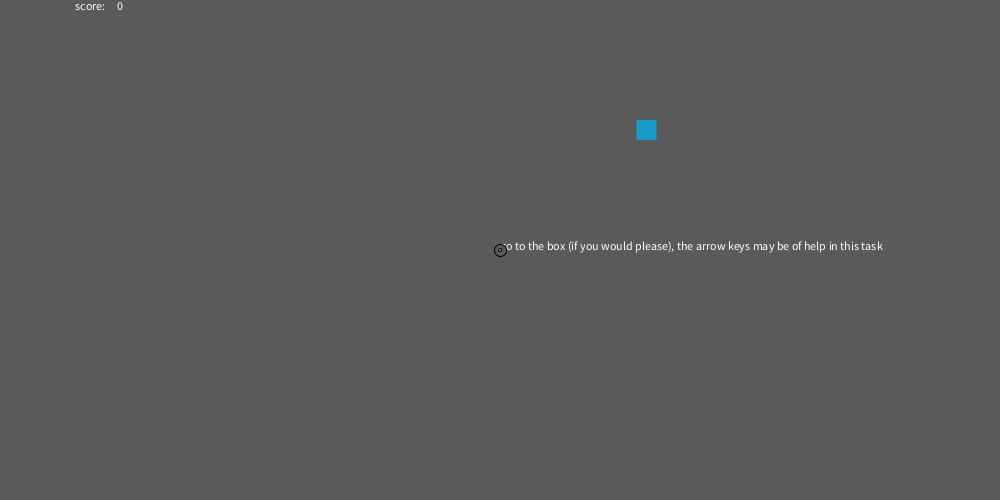
Frame 1 (no input)
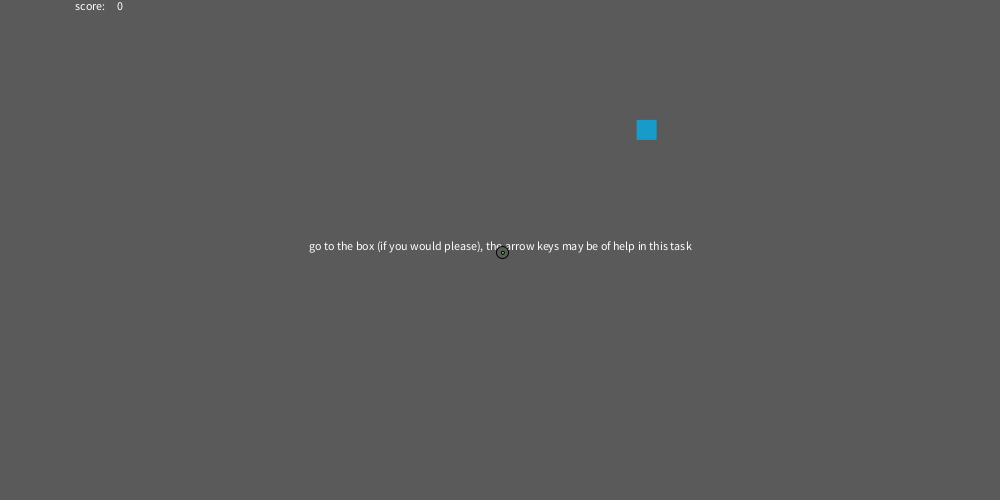
Frame 60 (the mouse pressed at the canvas centre just before this capture)
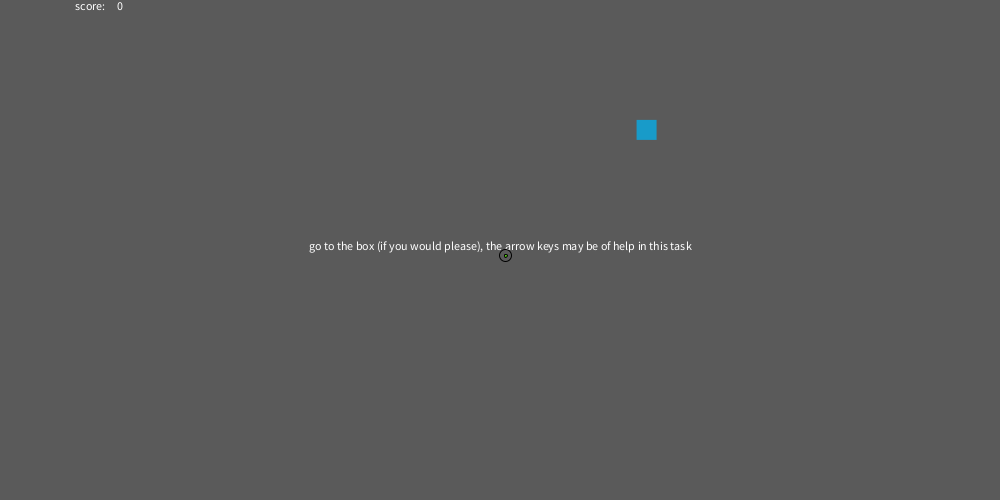
Frame 120 (the mouse held since frame 60 and released just before this capture)

The Processing sketch that drew these frames (run headless with seeded random() and noise(); from frame 60 on, the mouse is pressed at the canvas centre):

// Processing sketch: processing_94707
// ── processing_94707.pde



Evil[] eballs; //creat a new array of objects with eballs contained inside of it, defining the enemy class
Good gballs;// create a new class called good to define the interactive moving, "good", ball
Thing boxe; //create a new class called Thing with boxe contained within it, defining the "portal" to the next level

float xlocg; //create a global x-location variable for the 'gballs' to increase ease of access to the variable
float ylocg; //create a global y-location variable for the 'gballs' to increase ease of access to the variable

int thatthing;//defines the "level" and the score of the player

boolean gameover; //this boolean defines if the game is over or not
boolean gamefinish;

String a1; //these strings define the line of text that are displayed in the first 3 levels of the game (a1:level 1, b1:level 2,c1:level 3)
String b1; 
String c1; 











void setup() {
  a1= "go to the box (if you would please), the arrow keys may be of help in this task"; // these strings give a general gyst of the game to the player, the goals and the feel of the game
  b1= "thank you";
  c1= "that was very gracious of you";
  
  
  
eballs = new Evil[100];  //initialize the array to have exactly 100 objects
gballs = new Good(); //initialize the object type gballs, passing no variables into the class
boxe = new Thing();// initialize the object type thing, passing no variables into the class
  size(1000,500);// give a landscape type view to the game
  
 for(int i=0; i<100; i++) {
   eballs[i] = new Evil(random(0,width), random(0,height),random(80,100));//pass three variables into each object of this array (the random x and y locations and the random speed)
 }
 
 ylocg = height/2; //this x and y coordinates places the g-ball at the center of the screen
 xlocg= width/2;

thatthing=0;//initialize the levels to start at the first level
rectMode(CENTER);//the only rectangle in the program is centered
gamefinish=false; //these two booleans make it such that the game is neither finished nor over at the initiation of the game
gameover=false;
}
























void draw()
{

  background(90);//gray background
if(thatthing==100) { //after the 99th level the game will end, beginning the void gamefinish
 gamefinish();

 }
 
  if(gameover==false && gamefinish==false) { //this means that the game runs if the boolean values of game over and game finish are not true
  
  
     if(thatthing==0) { // these three if statements define that during the firs,second, and third levels text is displayed behind all else on the screen (other than the background) in the center of the screen 
    text(a1,width/2,height/2);
  }
    if(thatthing==1) {
    text(b1,width/2,height/2);
  }
    if(thatthing==2) {
    text(c1,width/2,height/2);
  }
 gballs.display();//display the object that defines the gball
 gballs.go(); //move the refferance point for the displayed object as defined by the void go program


   
  for(int k=0;k<thatthing; k++) {//this allows for modification of the array values of the objects 1-thathing
    eballs[k].display();//display the objects for the eballs
   

    
     eballs[k].flow(); //cause the eballs to move
     
     if(dist(eballs[k].xloc,eballs[k].yloc,xlocg,ylocg)<=eballs[k].siiz/2+5) {// if the the radii of gballs and eballs intersect then the game is over, run void gameover
 
  gameover();
     }
 
  
  

  }
    if(abs(xlocg-boxe.rand1)<=15 && abs(ylocg-boxe.rand2)<=15) { //if the box(e) intersects with the gball then pass into the next level
nexts();
}   
 
 
boxe.show();// show the box as in its true boxlike form
 
  

textAlign(CENTER);// allows ease of text modification

text(thatthing,120,10);//show the score and the actual words "score"
text("score:",90,10);
} else if(gameover==true){ //if gameover=true then run gameover (this might be more logical with a more complex gameover sequence)
  gameover();
}


 }


























class Evil{

float xloc;//define the x location of every object

float yloc;//defines the y location of every object

float v; //define the division factor of the velocity
float d;// the distance on the x axis between the object and the g-ball
float g;// the distance on the y axis between the object and the g-ball

float vstuff;//a variable to give a more natural flow of motion
float vconst;//a variable to sustain the original value of the velocity
float divide;//the distance between the g-balls and the eball in question
float siiz;//defines a random size of the e ball

  Evil(float xloc1, float yloc1, float v1) {// bring down the random variable from the setup
    xloc=xloc1;
    yloc=yloc1;
    v=v1;// this will be modified while the one bellow will allow the v to come back to its original value
    vconst=v1;

    siiz= random(5,30);
    
  }
  
void display() {
fill(90);//gray orb
ellipse(xloc,yloc,siiz,siiz);// siiz is the diameter of the circle
fill(#EA0707);// this makes the center red
ellipse(xloc,yloc,3,3);
fill(255);
}
   
   
   
   
   void flow() {
     divide=dist(xloc,yloc,xlocg,ylocg);// define divide
   vstuff=random(-1,1);// vstuff will add or subtract or add to v allowing the object to speed up or slow down
     d=xlocg-xloc;
     xloc=xloc+d/(divide*v*.01);//this is the x movement of the eball
     
     g=ylocg-yloc;
     yloc=yloc+g/(v*.01*divide);//this is the y movement of the eball
   
   v=v+vstuff;// this is the modification of the v value
   if(abs(v-vconst)>=30) {// this snapps the value back the original value if it strays to much
     v=vconst;
   }
   }
   
   
   
   void reset() {//reset the x and y locations of the eball as well as the speed
     yloc=random(0,height);
     xloc=random(0,width);
     vconst= random(80,100);
   }

}


























class Good { //this is the interactive character
  float vx;// this is the x velocity
 
  float vy;//this is the y velocity
  
  Good() {
    vx=0;
    vy=0;
    
  }
  
  void display() {
    fill(90); // gray circle
    ellipse(xlocg, ylocg, 12,12);
    fill(#55D10F);//internal green circle
    ellipse(xlocg,ylocg,3,3);

    fill(255);//return all other fills to white
  }
  
  
  void go() {// the movement of the g ball
    
  
    xlocg= xlocg+vx;// this movement, adding a velocity rather than one value, makes the object accelerate, both the x and y motion are defined in this fasshion
  if(keyCode == RIGHT && keyPressed== true) {
    vx= vx+.1;
  }
  else if(vx>0) {
    vx=vx-.05;
  }
  
    if(keyCode == LEFT && keyPressed== true) {
    vx= vx-.1;
  }
  else if(vx<=0) {
    vx=vx+.05;
    
   
  }
   if(abs(xlocg-(width/2))>=(width/2)) {
      vx= vx*-1;
      xlocg=width/2+(abs(xlocg-width/2)/(xlocg-width/2))*width/2;
    }
     if(abs(ylocg-(height/2))>=(height/2)) {
      vy= vy*-1;
      ylocg=height/2+(abs(ylocg-height/2)/(ylocg-height/2))*height/2;
    }
    
     ylocg= ylocg+vy;//this is the same type of movement as the x motion
  if(keyCode == DOWN && keyPressed== true) {
    vy= vy+.1;
  }
  else if(vy>0) {
    vy=vy-.05;
  }
  
    if(keyCode == UP && keyPressed== true) {
    vy= vy-.1;
  }
  else if(vy<=0) {
    vy=vy+.05;
  } 
  

    
}
    

}
















class Thing {//this is the box
  float rand1;//these define both the x and y locations of the boxes
  float rand2;
  
  Thing() {
      rand1=random(0,width);//the box starts at a random locaiton   
    rand2=random(0,height);
    
    
  }
  
  void show() {
    fill(#189BC9);//show a blue box
    noStroke();
    rect(rand1,rand2,20,20);
    fill(255);
    stroke(0);
  }
  
  void breset() {//when the box is reset move the x and y locations are randomly generated again
    rectMode(CENTER);
    rand1=random(0,width);
    rand2=random(0,height);
}
}





















void nexts() { // this brings one to the next level
  thatthing=thatthing + 1;// the score and the level number change by 1
   ylocg = height/2;//the g-ball is brought back to center
   xlocg= width/2;
   boxe.breset(); // reset the boxes location
   for(int that=0;that<thatthing;that++) {//reset the location of all eballs
     eballs[that].reset();
   }
}



void gamefinish() {//this defines the end of the game

  gamefinish=true;//the game is true to be finished
  text("good job (i'm happy for you)", width/2, height/2);//text a complement to the winner
}


void gameover() {//this defines the game is over
  gameover=true; // the game is mayed to bge over
  text("game over (i'm so very sorry) ", width/2, height/2);//display text in the screen center
  if(mousePressed==true) {
    gameover=false;
    thatthing=0;
  }
}
